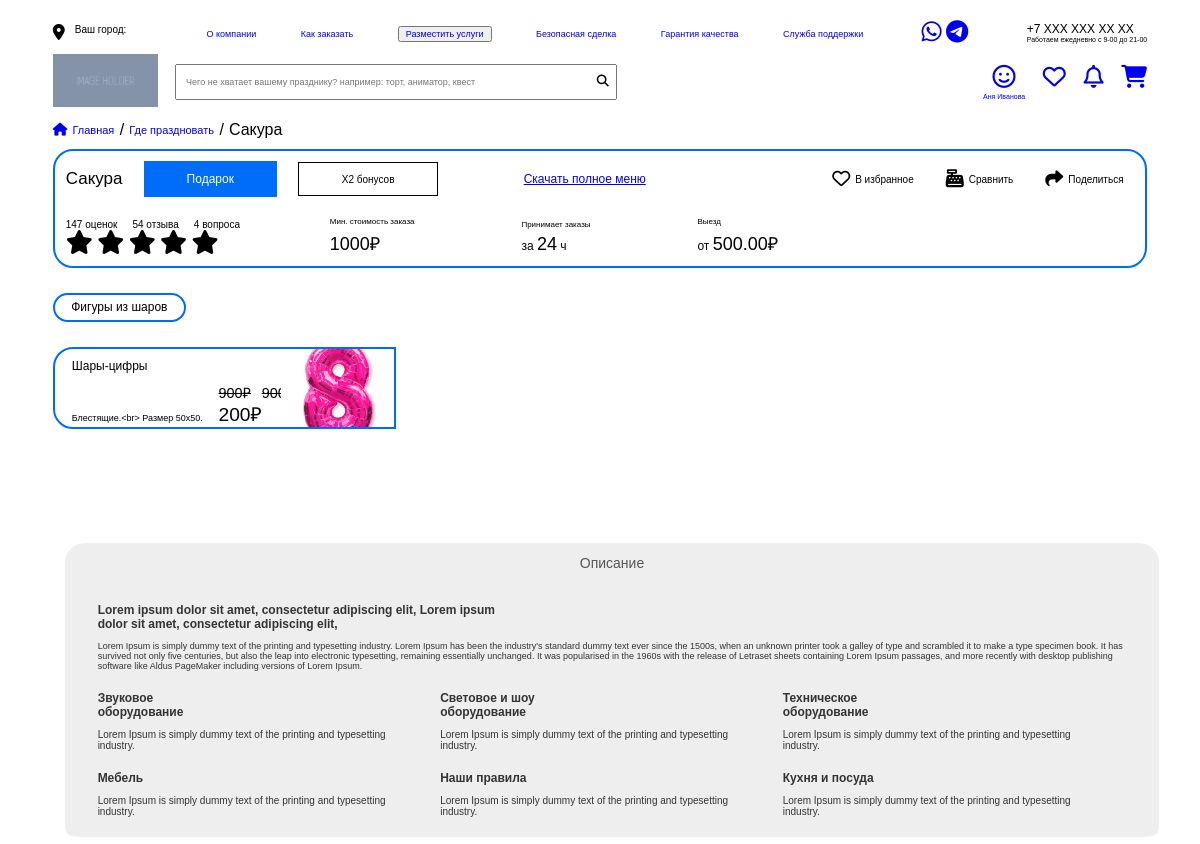
Before: /product/decoration/sakura (upper part) with the older database file.
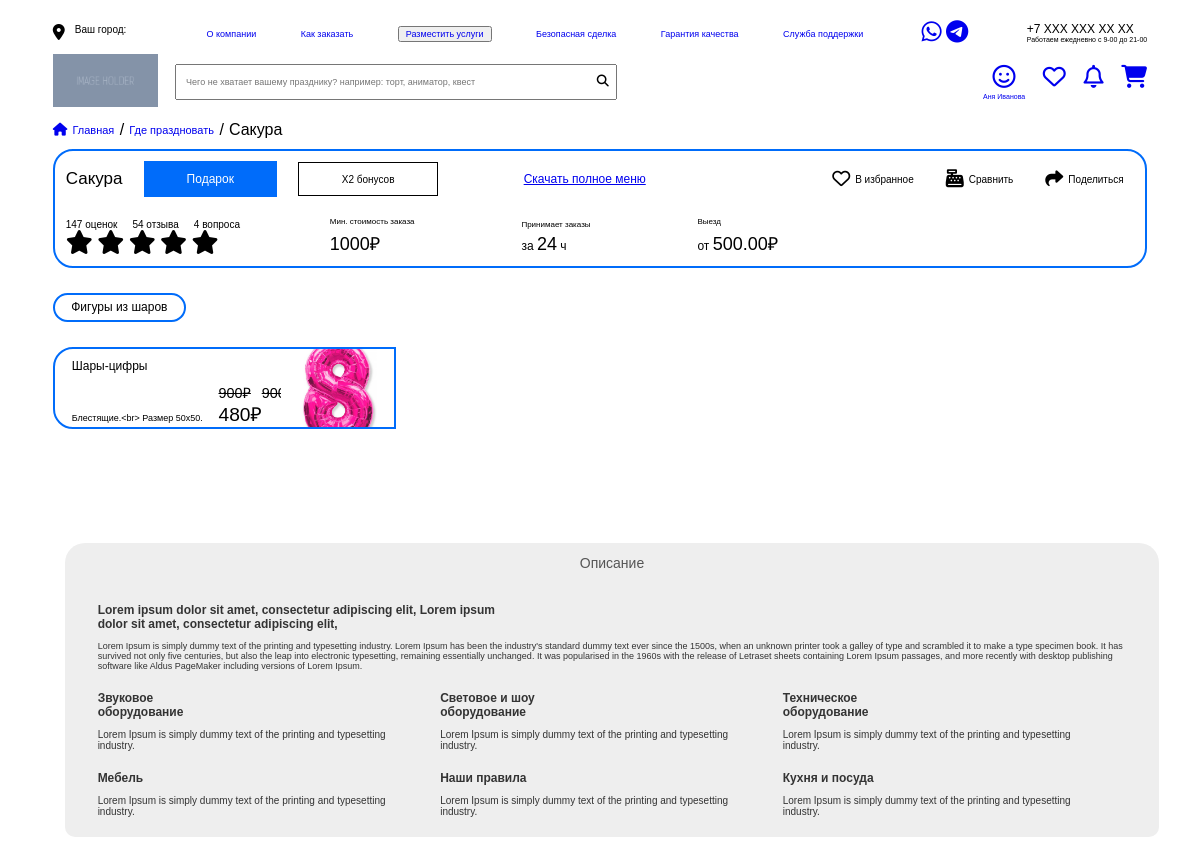
After: the same page with the newer database file.
### decorations/models.py (models this page shows, shortened)
class AgencyDecoration(models.Model):
    class Meta:
        verbose_name = 'Агенство'
        verbose_name_plural = 'Агенства'
    category = models.ForeignKey(Category, verbose_name='Категория', on_delete=models.CASCADE)
    title = models.CharField(max_length=255, verbose_name='Название')
    slug = models.SlugField(unique=True)
    rubric = models.CharField(max_length=255, verbose_name='Рубрика', null = True)
    price = models.IntegerField(verbose_name='Минимальная стоимость заказа', null = True)
    booking_time = models.IntegerField(verbose_name='Время брони')
    price_departure = models.DecimalField(max_digits=9, decimal_places=2, verbose_name='Цена за выезд')
    price_delivery = models.DecimalField(max_digits=9, decimal_places=2, verbose_name='Доставка')
    design_elements = models.CharField(max_length=255, verbose_name='Элементы оформления', null = True)
    additionally = models.CharField(max_length= 255, verbose_name='Дополнительно', null = True)
    last_order = models.TextField(verbose_name = 'Последний заказ')
    description_1 = models.TextField(verbose_name = 'Описание агенства', null = True)
    description_2 = models.TextField(verbose_name = 'Описание стилистики', null = True)
    description_3 = models.TextField(verbose_name = 'Описание рекзвиита', null = True)
    description_4 = models.TextField(verbose_name = 'Описание выезда', null = True)
    description_5 = models.TextField(verbose_name = 'Описание оформления', null = True)
    description_6 = models.TextField(verbose_name = 'Описание времени', null = True)
    description_7 = models.TextField(verbose_name = 'Описание правил', null = True)
    reason_1 = models.TextField(verbose_name = 'Причина 1')
    reason_2 = models.TextField(verbose_name = 'Причина 2')
    reason_3 = models.TextField(verbose_name = 'Причина 3')
    reason_4 = models.TextField(verbose_name = 'Причина 4')
    reason_5 = models.TextField(verbose_name = 'Причина 5')
    reason_6 = models.TextField(verbose_name = 'Причина 6')
    question_1 = models.TextField(verbose_name = 'Вопрос 1')
    answer_1 = models.TextField(verbose_name = 'Ответ 1')
    question_2 = models.TextField(verbose_name = 'Вопрос 2')
    answer_2 = models.TextField(verbose_name = 'Ответ 2')
    question_3 = models.TextField(verbose_name = 'Вопрос 3')
    answer_3 = models.TextField(verbose_name = 'Ответ 3')
    question_4 = models.TextField(verbose_name = 'Вопрос 4')
    answer_4 = models.TextField(verbose_name = 'Ответ 4')

class Decoration(models.Model):
    class Meta:
        verbose_name = 'Декорация'
        verbose_name_plural = 'Декорации'
    agency = models.ForeignKey(AgencyDecoration, verbose_name='Агенство', on_delete=models.CASCADE)
    category = models.ForeignKey(Category, verbose_name='Категория', on_delete=models.CASCADE,)
    subcategory = models.CharField(max_length=255, verbose_name='Подкатегория', null = True)
    title = models.CharField(max_length=255, verbose_name='Название')
    image = models.ImageField(verbose_name = 'Изображение')
    price = models.DecimalField(max_digits=9, decimal_places=0, verbose_name='Цена без скидки', null = True)
    sale = models.DecimalField(max_digits=9, decimal_places=0, verbose_name='Цена со скидкой', null = True)
    mini_description = models.CharField(max_length=255, verbose_name='Мини описание', null = True)
    description = models.TextField(verbose_name = 'Описание')
    duration = models.IntegerField(verbose_name='Количество', null = True)
    structure = models.TextField(verbose_name = 'Cостав')
    delivery = models.TextField(verbose_name = 'Доставка')

### decorations/views.py (the view)
# urls.py: path('product/decoration/<slug:decoration_slug>', decorationView, name = 'decorationProduct'),
def decorationView(request, decoration_slug):
    subcategories = []
    agency = get_object_or_404(AgencyDecoration, slug=decoration_slug)
    decorations = Decoration.objects.filter(agency=agency)
    audit = Audits.objects.filter(agency_id=agency.id)[:2]
    reviews = Reviews.objects.filter(agency_id=agency.id)[:2]
    questions = Questions.objects.filter(agency_id=agency.id)[:2]
    recommendations = productRecommendation()
    for decoration in decorations:
        if not decoration.subcategory in subcategories:
            subcategories.append(decoration.subcategory)
    if not audit:
        audit_elements = False
    else:
        audit_elements = AuditElement.objects.filter(audit_id=audit[0].id)[:2]
    if not questions:
        questions = False
    if not reviews:
        reviews = False
    return render(request, 'decoration.html', {
        "agency": agency,
        "decorations": decorations,
        "name": "decoration",
        "subcategories": subcategories,
        'audit_elements': audit_elements,
        'reviews': reviews,
        'questions': questions,
        'recommendations': recommendations,
    })

### mainapp/views.py (called while the page is built)
def productRecommendation():
    result_list = []
    result_list.append(Premises.objects.order_by('?').first())
    result_list.append(Food.objects.order_by('?').first())
    result_list.append(AgencyDecoration.objects.order_by('?').first())
    result_list.append(Agency.objects.order_by('?').first())
    return(result_list)

### decorations/templates/decoration.html (shortened to what this page needs)
{% load static %}
<!DOCTYPE html>
<html lang="ru">
<head>
    <link rel="stylesheet" href="{% static 'css/slick.css' %}">
    <link rel="stylesheet" href="{% static 'css/slick-theme.css' %}">
    <link rel="stylesheet" href="{% static 'css/reset.min.css' %}">
    <link rel="stylesheet" href="{% static 'css/responsive.css' %}">
    <link rel="stylesheet" href="{% static 'css/products/decoration.css' %}">
    <link rel="stylesheet" href="{% static 'css/bootstrap.css' %}">
</head>
<body>
<div class="container-sm container-md container-lg container-xl container-xxl">
{% include 'includes/header.html' %}
{% include 'includes/product-parts/mini-panel.html' with product=agency %}
{% include 'includes/product-parts/product-cards/product-card-2.html' with parent=agency products=decorations name=name subcategories=subcategories %}
{% include 'includes/product-parts/descriptions.html' with product=agency audit_elements=audit_elements questions=questions reviews=reviews %}
</div>
</body>
</html>

### mainapp/templates/includes/header.html (shortened to what this page needs)
{% load static %}
<header>
    <div class="top-bar">
        <div class="user-location">
            <i class="fas fa-map-marker-alt"></i>
            <h5>Ваш город: <a href="#" id="user-city"></a></h5>
        </div>
        <nav>
            <li><a href="#">О компании</a></li>
            <li><a href="#">Как заказать</a></li>
            <li><button><a href="#">Разместить услуги</a></button></li>
            <li><a href="#">Безопасная сделка</a></li>
            <li><a href="#">Гарантия качества</a></li>
            <li><a href="#">Служба поддержки</a></li>
        </nav>
        <div class="social-network">
            <a href="#">
                <i class="fab fa-whatsapp"></i>
            </a>
            <a href="#">
                <i class="fab fa-telegram"></i>
            </a>
        </div>
        <a class="contact-phone">
            <h3>+7 XXX XXX XX XX</h3>
            <span>Работаем ежедневно с 9-00 до 21-00</span>
        </a>
    </div>
    <div class="header-main">
        <div class="first-part">
            <div class="logo">
                <img src="{% static 'icons/logo.png' %}" alt="Logo">
            </div>
            <div class="search">
                <input type="text" id="search" name="s" placeholder="Чего не хватает вашему празднику? например: торт, аниматор, квест">
            </div>
        </div>
        <div class="second-part">
            <div class="buttons-panel">
                <a href="#">
                    <i class="far fa-smile"></i>
                    <span>Аня Иванова</span>
                </a>
                <a href="#">
                    <i class="far fa-heart"></i>
                </a>
                <a href="#">
                    <i class="far fa-bell"></i>
                </a>
                <a href="/cart/">
                    <i class="fas fa-shopping-cart"></i>
                </a>
            </div>
        </div>
    </div>
</header>

### mainapp/templates/includes/product-parts/mini-panel.html
<section id="mini-panel">
    <ul class="breadcrumbs">
        <li><a href="/"><i class="fas fa-home"></i>Главная</a></li>
        <li><a href="{{ SITE_URL }}/categories/premises/">Где праздновать</a></li>
        <li>{{product.title}}</li>
    </ul>
</section>

### mainapp/templates/includes/product-parts/product-cards/product-card-2.html (shortened to what this page needs)
{% load static %}
<section id="product-card">
    <div class="card">
        <div class="title-block">
            <h2>{{ parent.title}}</h2>
            <h3 class="present">Подарок</h3>
            <h4 class="xbonus">X2 бонусов</h4>
            {% if name == 'animator' %}
            <a href="#" class="menu-download"><h3>Скачать полный прайс</h3></a>
            {% else %}
            <a href="#" class="menu-download"><h3>Скачать полное меню</h3></a>
            {% endif %}
            <div class="favourites">
                <i class="far fa-heart"></i>
                <h4>В избранное</h4>
            </div>
            <div class="compare">
                <i class="fas fa-cash-register"></i>
                <h4>Сравнить</h4>
            </div>
            <div class="share">
                <i class="fas fa-share"></i>
                <h4>Поделиться</h4>
            </div>
        </div>
        <div class="main-info">
            <div class="rating">
                <div class="raiting-desc">
                    <h4><span>147</span> оценок</h4>
                    <h4><span>54</span> отзыва</h4>
                    <h4><span>4</span> вопроса</h4>
                </div>
                <i class="fas fa-star"></i>
                <i class="fas fa-star"></i>
                <i class="fas fa-star"></i>
                <i class="fas fa-star"></i>
                <i class="fas fa-star"></i>
            </div>
            <div class="main-info-block price">
                {% if name == 'animator' %}
                <h6>Мин. длительность</h6>
                <span>{{ parent.price}} ч</span>
                {% else %}
                <h6>Мин. стоимость заказа</h6>
                <span>{{ parent.price}}₽</span>
                {% endif %}
            </div>
            <div class="main-info-block delay">
                <h6>Принимает заказы</h6>
                <h3>за <span>{{ parent.booking_time}}</span> ч</h3>
            </div>
            <div class="main-info-block delivery">
                {% if name == 'food' %}
                <h6>Доставка</h6>
                {% else %}
                <h6>Выезд</h6>
                {% endif %}
                <h3>от <span>{{parent.price_departure}}₽</span></h3>
            </div>
        </div>
    </div>
    <div class="product-categories">
        {% for subcategory in subcategories %}
        <div class="category">
            <h3>{{ subcategory }}</h3>
        </div>
        {% endfor %}
    </div>
    <div class="products-slider">
        {% for product in products reversed %}
        <div class="product" category="{{product.subcategory}}" data-parent="{{parent.title}}" data-slug="{{parent.slug}}" data-model="{{name}}"  data-product="{{product.id}}">
            <div class="product-block">
                <h3>{{ product.title }}</h3>
                <div class="product-desc">
                    <div class="desc">
                        <p>{{ product.mini_description }}</p>
                    </div>
                    <div class="price">
                        {% if product.sale %}
                        <span class="sale">{{ product.price }}₽</span>
                        <span>{{ product.sale }}₽</span>
                        {% endif %}
                        <span class="sale">{{ product.price }}₽</span>
                    </div>
                </div>
            </div>
            <div class="img-container">
                <img src="{{ product.image.url }}" alt="Image">
            </div>
        </div>
        {% endfor %}
    </div>
</section>

### mainapp/templates/includes/product-parts/descriptions.html (shortened to what this page needs)
{% load static %}
<section id="tabs">
    <div class="container">
        {% if product.description_1 != Null %}
        <label for="tab1">Описание</label>
        {% endif %}
        <div class="content-container">
            {% if product.description_1 != Null %}
            <div class="content" id="c1">
                <h3>
                    Lorem ipsum dolor sit amet, consectetur adipiscing elit,
                    Lorem ipsum dolor sit amet, consectetur adipiscing elit,
                </h3>
                <p>
                    {{product.description_1}}
                </p>
                <div class="desc-blocks">
                    <div class="desc-block">
                        <h3>Звуковое оборудование</h3>
                        <h5>{{product.description_2}}</h5>
                    </div>
                    <div class="desc-block">
                        <h3>Световое и шоу оборудование</h3>
                        <h5>{{product.description_3}}</h5>
                    </div>
                    <div class="desc-block">
                        <h3>Техническое оборудование</h3>
                        <h5>{{product.description_4}}</h5>
                    </div>
                    <div class="desc-block">
                        <h3>Мебель</h3>
                        <h5>{{product.description_5}}</h5>
                    </div>
                    <div class="desc-block">
                        <h3>Наши правила</h3>
                        <h5>{{product.description_6}}</h5>
                    </div>
                    <div class="desc-block">
                        <h3>Кухня и посуда</h3>
                        <h5>{{product.description_7}}</h5>
                    </div>
                </div>
            </div>
            {% endif %}
        </div>
    </div>
</section>

### mainapp/templates/includes/product-parts/purchases/purchases-additional.html (shortened to what this page needs)
{% load static %}

### mainapp/templates/includes/product-parts/purchases/purchases-recommendations.html (shortened to what this page needs)
{% load static %}

### mainapp/templates/includes/product-parts/purchases/purchases-viewed.html (shortened to what this page needs)
{% load static %}

### mainapp/templates/includes/product-parts/modals/add-cart.html (shortened to what this page needs)
{% load static %}

Changed rows visible on the page:
changed Decoration "Шары-цифры": sale "200" → "480"
